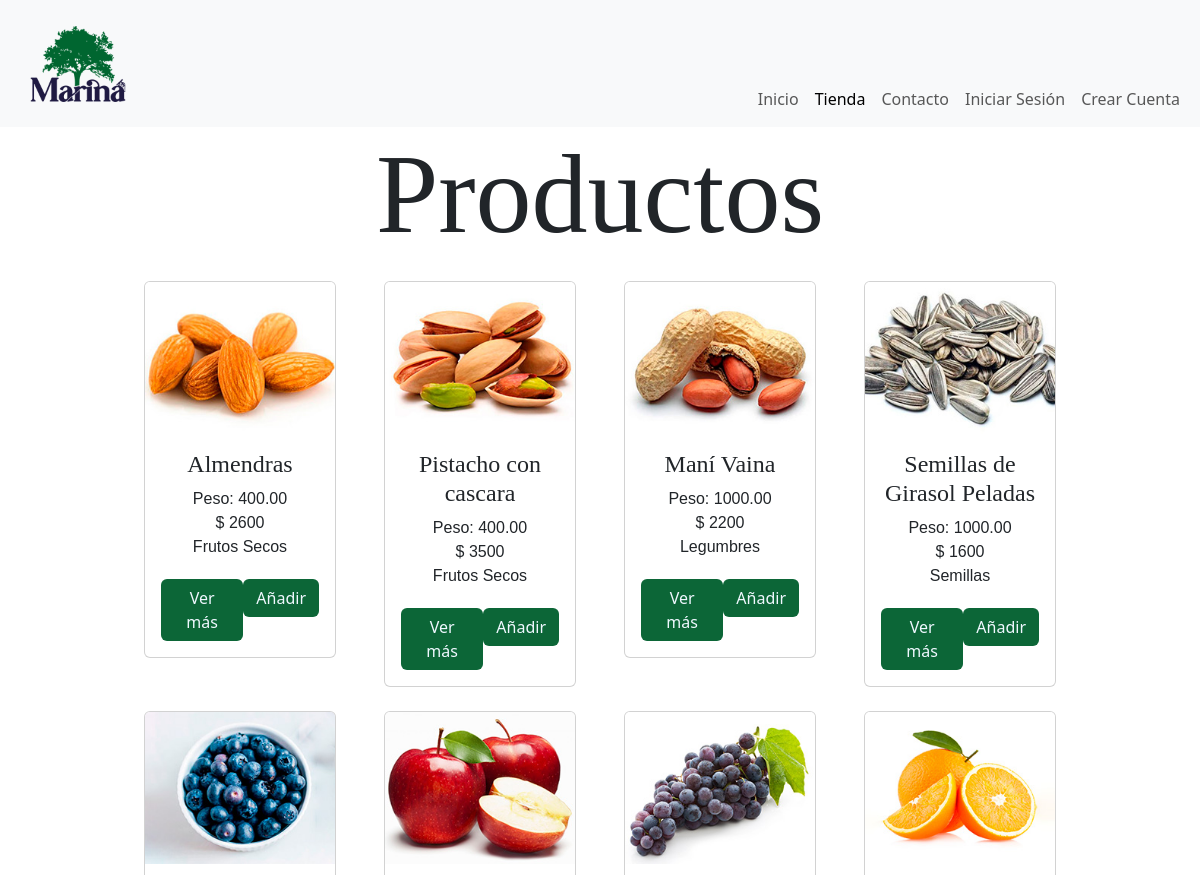
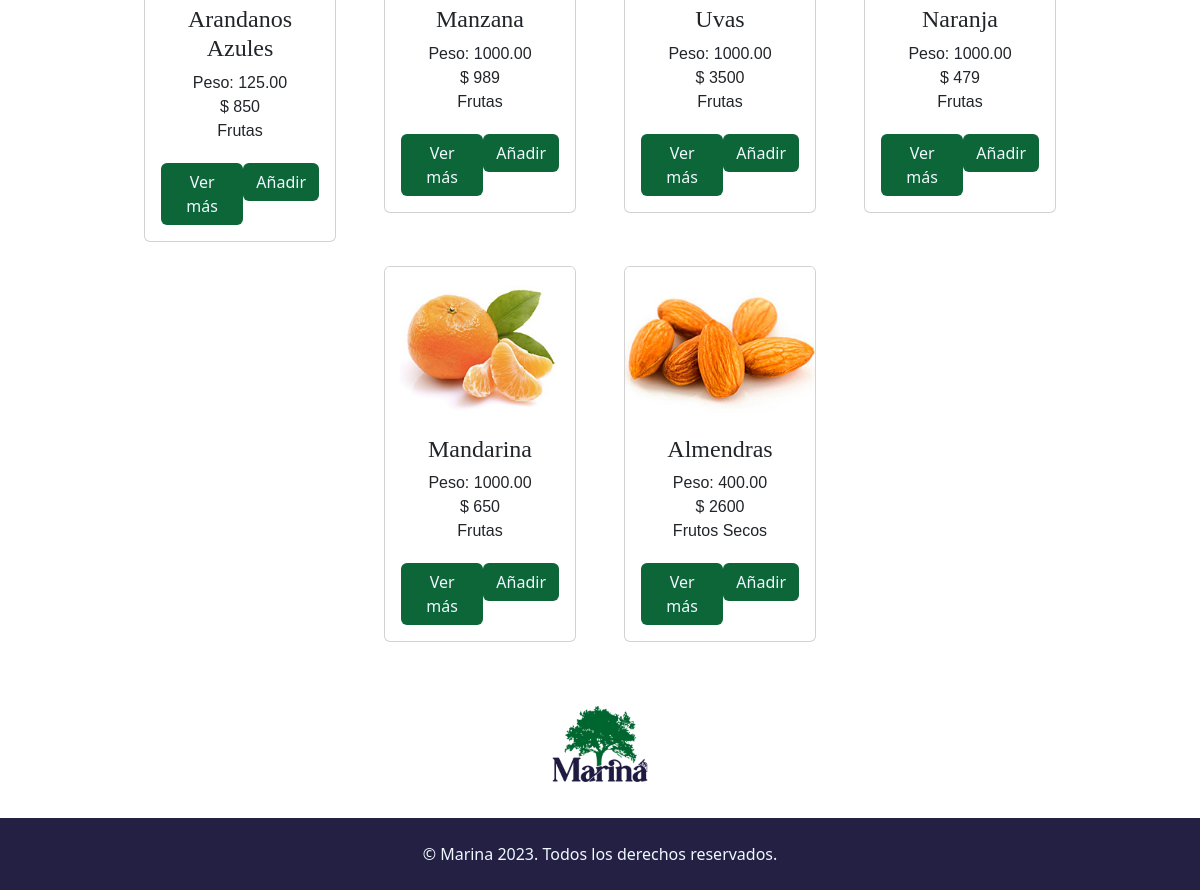
The page /sitio/index.php?section=store on the database its author committed (2 pictures, top to bottom).
### tables this page shows
CREATE TABLE `categories` (
  `category_id` tinyint(3) UNSIGNED NOT NULL,
  `category` varchar(45) NOT NULL
);

CREATE TABLE `products` (
  `product_id` int(10) UNSIGNED NOT NULL,
  `category_fk` tinyint(3) UNSIGNED NOT NULL,
  `user_fk` int(10) UNSIGNED NOT NULL,
  `name_product` varchar(200) DEFAULT NULL,
  `price` decimal(10,2) DEFAULT NULL,
  `weight` decimal(10,2) DEFAULT NULL,
  `detail_product` text DEFAULT NULL,
  `img` varchar(255) DEFAULT NULL,
  `img_description` varchar(255) DEFAULT NULL,
  `stock` int(11) DEFAULT NULL
);

### sitio/classes/Models/Product.php (called while the page is built, shortened)
<?php
class Product{
    protected int $product_id = 0;
    protected string $name_product = "";
    protected int $price = 0;
    protected string $weight = "";
    protected ?string $img = "";
    protected ?string $img_description = "";
    protected Category $category;
    public function allProducts(): array
    {
        $db = DBConexion::getDB();
        $query = "SELECT * FROM products p
                INNER JOIN categories c
                ON c.category_id = p.category_fk
                ORDER BY p.product_id";
        $stmt = $db -> prepare($query);
        $stmt -> execute();
        $stmt -> setFetchMode(PDO::FETCH_CLASS, DataRowProduct::class);
        return array_map(function(DataRowProduct $registro){
            return $registro->getProduct();
        }, $stmt->fetchAll());
    }
    public function getId_product()
    {
        return $this->product_id;
    }
    public function setId_product($product_id)
    {
        $this->product_id = $product_id;
        return $this;
    }
    public function getName_product()
    {
        return $this->name_product;
    }
    public function setName_product($name_product)
    {
        $this->name_product = $name_product;
        return $this;
    }
    public function getPrice()
    {
        return $this->price;
    }
    public function setPrice($price)
    {
        $this->price = $price;
        return $this;
    }
    public function getWeight()
    {
        return $this->weight;
    }
    public function setWeight($weight)
    {
        $this->weight = $weight;
        return $this;
    }
    public function setDetail_product($detail_product)
    {
        return $this;
    }
    public function getImg()
    {
        return $this->img;
    }
    public function setImg($img)
    {
        $this->img = $img;
        return $this;
    }
    public function getImg_description()
    {
        return $this->img_description;
    }
    public function setImg_description($img_description)
    {
        $this->img_description = $img_description;
        return $this;
    }
    public function setUser_fk($user_fk)
    {
        return $this;
    }
    public function setCategory_fk($category_fk)
    {
        return $this;
    }
    public function getCategory()
    {
        return $this->category;
    }
    public function setCategory($category)
    {
        $this->category = $category;
        return $this;
    }
}

### sitio/bootstrap/autoload.php (called while the page is built, shortened)
<?php
spl_autoload_register(function(string $className) {
    $className = substr($className, 4);
    $classFile = $className . '.php';
    $classPath = __DIR__ . '/../classes/' . $classFile;
});

### sitio/classes/DataTransfer/DataRowProduct.php (called while the page is built, shortened)
<?php
class DataRowProduct
{
    protected int $product_id;
    protected int $user_fk ;
    protected int $category_fk;
    protected string $name_product;
    protected int $price;
    protected string $weight;
    protected string $detail_product;
    protected ?string $img;
    protected ?string $img_description;
    protected ?string $stock;
    protected ?string $category_id = null;
    protected ?string $category = null;
    public function getProduct(): Product
    {
        $product = new Product();
        $product->loadArrayData(
            [
            'product_id'            => $this->product_id,
            'category_fk'           => $this->category_fk,
            'user_fk'               => $this->user_fk,
            'name_product'          => $this->name_product,
            'price'                 => $this->price,
            'weight'                => $this->weight,
            'detail_product'        => $this->detail_product,
            'img'                   => $this->img,
            'img_description'       => $this->img_description,
            'stock'                 => $this->stock,]);
        $ctgry = new Category();
        $ctgry->loadArrayData([
            'category_id'                 => $this->category_id,
            'category'                 => $this->category,
        ]);
        $product->setCategory($ctgry);
        return $product;
    }
}

### sitio/classes/Models/Category.php (called while the page is built, shortened)
<?php
class Category{
    protected string $category;
    public function getCategory()
    {
        return $this->category;
    }
    public function setCategory($category)
    {
        $this->category = $category;
        return $this;
    }
    public function setCategory_id($category_id)
    {
        return $this;
    }
}

### sitio/vistas/store.php (the view, shortened to what this page needs)
<?php
$product = new Product();
$products = $product->allProducts();
?>
<main>
    <div class="container">
        <h1 class="title-section d-flex justify-content-center h">Productos</h1>
        <ul class="d-flex row justify-content-center">
            <?php foreach ($products as $product) : ?>
                <li class="product">
                    <div class="card">
                        <img src="<?= "images/products/" . $product->getImg(); ?>" class="card-img-top" alt="<?= $product->getImg_description(); ?>" srcset="">
                        <div class="card-body">
                            <h2 class="title-card-product text-center h"><?= $product->getName_product(); ?></h2>
                            <ul class="text-center p">
                                <li>Peso: <?= $product->getWeight(); ?></li>
                                <li>$ <?= $product->getPrice(); ?></li>
                                <li><?= $product->getCategory()->getCategory(); ?></li>
                            </ul>
                            <div class="d-flex justify-content-around mt-3 cont-btn">
                                <a href="index.php?section=detail-product&id=<?= $product->getId_product(); ?>" class="btn color-btn size-btn mt-1">Ver más</a>
                                <form action="acciones/add-to-cart.php?id=<?= $product->getId_product(); ?>" method="post">
                                    <button type="submit" class="btn color-btn size-btn mt-1"> Añadir </button>
                                </form>
                            </div>
                        </div>
                    </div>
                </li>
            <?php
            endforeach;
            ?>
        </ul>
    </div>
</main>

### sitio/styles/styles.css (style rules this page uses)
.h { font-family: 'Playfair Display', serif; }
.p { font-family: 'Noto Sans KR', sans-serif; }
.title-section { font-size: 3rem; }
ul { list-style-type: none; padding-left: 0%; }
.color-btn { background-color: #0c6637; color: aliceblue; transition: transform 0.3s; }
.product { width: 45vw; margin: 1vw; }
@media only screen and (min-width: 1025px) { .title-section { font-size: 7rem; } }
@media only screen and (min-width: 1025px) { .product { width:18vw; margin: 1vw; } }
@media only screen and (min-width: 1025px) { h2.title-card-product { font-size: 1.5rem; } }

### rows shown on the page
categories: category "Frutos Secos"
products: img (picture), name_product "Pistacho con cascara", weight "400.00", price "3500", category_fk.category "Frutos Secos"
products: img (picture), name_product "Maní Vaina", weight "1000.00", price "2200", category_fk.category "Legumbres"
products: img (picture), name_product "Semillas de Girasol Peladas", weight "1000.00", price "1600", category_fk.category "Semillas"
products: img (picture), name_product "Arandanos Azules", weight "125.00", price "850", category_fk.category "Frutas"
products: img (picture), name_product "Manzana", weight "1000.00", price "989", category_fk.category "Frutas"
products: img (picture), name_product "Uvas", weight "1000.00", price "3500", category_fk.category "Frutas"
products: img (picture), name_product "Naranja", weight "1000.00", price "479", category_fk.category "Frutas"
products: img (picture), name_product "Mandarina", weight "1000.00", price "650", category_fk.category "Frutas"
products: img (picture), name_product "Almendras", weight "400.00", price "2600", category_fk.category "Frutos Secos"

### other values the page prints
$product->getName_product() "Almendras"
$product->getWeight() "400.00"
$product->getPrice() "2600"
